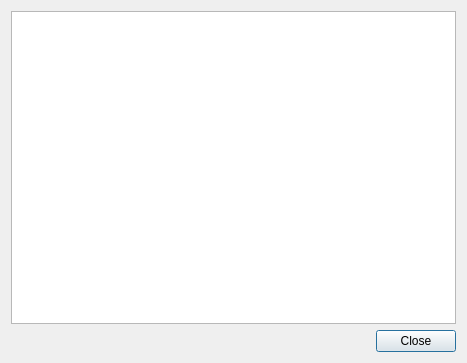
<?xml version="1.0" encoding="UTF-8"?>
<ui version="4.0">
 <class>ResponseDialog</class>
 <widget class="QDialog" name="ResponseDialog">
  <property name="geometry">
   <rect>
    <x>0</x>
    <y>0</y>
    <width>467</width>
    <height>363</height>
   </rect>
  </property>
  <property name="windowTitle">
   <string>Service Response</string>
  </property>
  <layout class="QVBoxLayout" name="verticalLayout">
   <item>
    <widget class="QTextBrowser" name="textXml">
     <property name="lineWrapMode">
      <enum>QTextEdit::NoWrap</enum>
     </property>
     <property name="openExternalLinks">
      <bool>true</bool>
     </property>
    </widget>
   </item>
   <item>
    <widget class="QDialogButtonBox" name="buttonBox">
     <property name="orientation">
      <enum>Qt::Horizontal</enum>
     </property>
     <property name="standardButtons">
      <set>QDialogButtonBox::Close</set>
     </property>
    </widget>
   </item>
  </layout>
 </widget>
 <resources/>
 <connections>
  <connection>
   <sender>buttonBox</sender>
   <signal>accepted()</signal>
   <receiver>ResponseDialog</receiver>
   <slot>accept()</slot>
   <hints>
    <hint type="sourcelabel">
     <x>248</x>
     <y>254</y>
    </hint>
    <hint type="destinationlabel">
     <x>157</x>
     <y>274</y>
    </hint>
   </hints>
  </connection>
  <connection>
   <sender>buttonBox</sender>
   <signal>rejected()</signal>
   <receiver>ResponseDialog</receiver>
   <slot>reject()</slot>
   <hints>
    <hint type="sourcelabel">
     <x>316</x>
     <y>260</y>
    </hint>
    <hint type="destinationlabel">
     <x>286</x>
     <y>274</y>
    </hint>
   </hints>
  </connection>
 </connections>
</ui>
